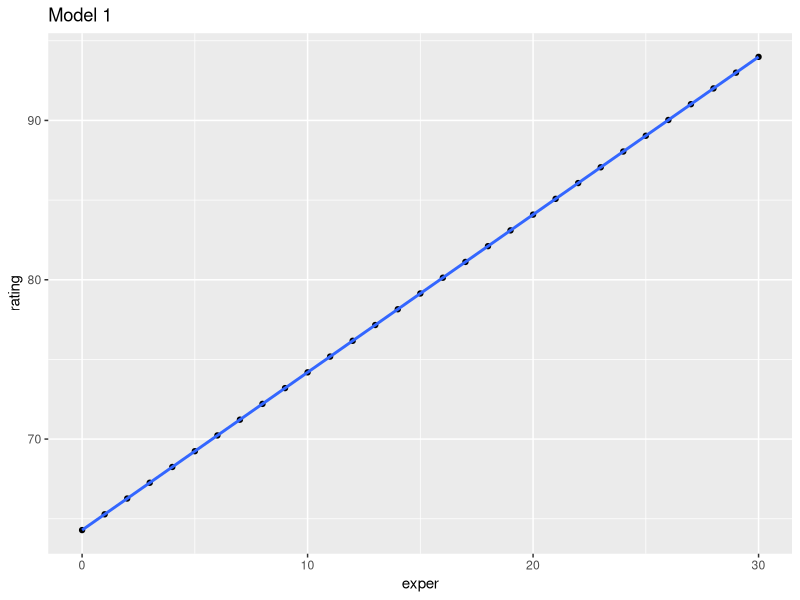
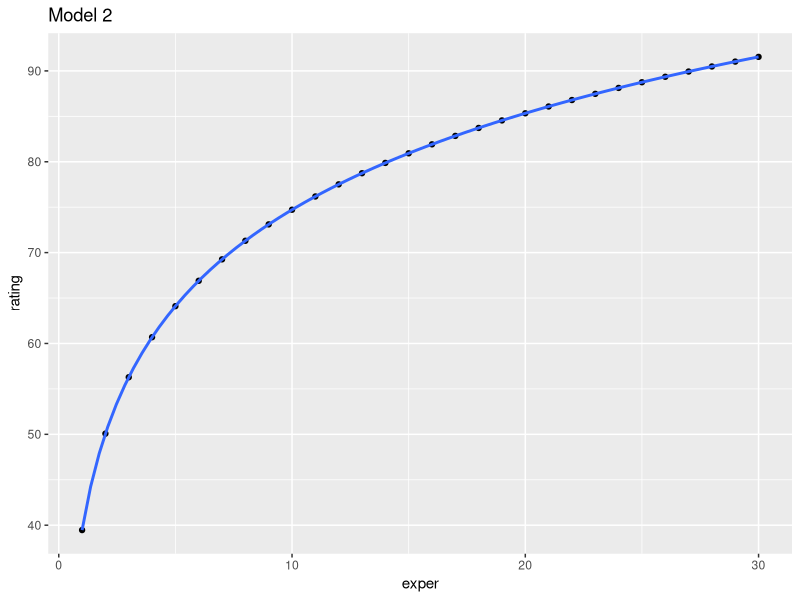

Here is the R script that generated these plots, in order:
library(ggplot2)
#Model 1
exper<-0:30
rating_hat<-64.289+0.990*exper

data<-data.frame(rating=rating_hat,exper=exper)

m1<-lm(rating~exper,data=data)

fitted_values_m1<-predict(m1)

ggplot(data=data,aes(x=exper,y=rating))+
  geom_point()+
  geom_smooth(method = 'lm',formula = y~x,se=FALSE)+
  labs(title="Model 1")
# Model 2
exper_2<-1:30
rating_hat_2<-39.464+15.312*log(exper_2)
data_2<-data.frame(rating=rating_hat_2,exper=exper_2)

m2<-lm(rating~exper,data=data_2)

ggplot(data=data_2,aes(x=exper,y=rating))+
  geom_point()+
  geom_smooth(method = 'lm',formula = y~log(x),se=FALSE)+
  labs(title="Model 2")

4